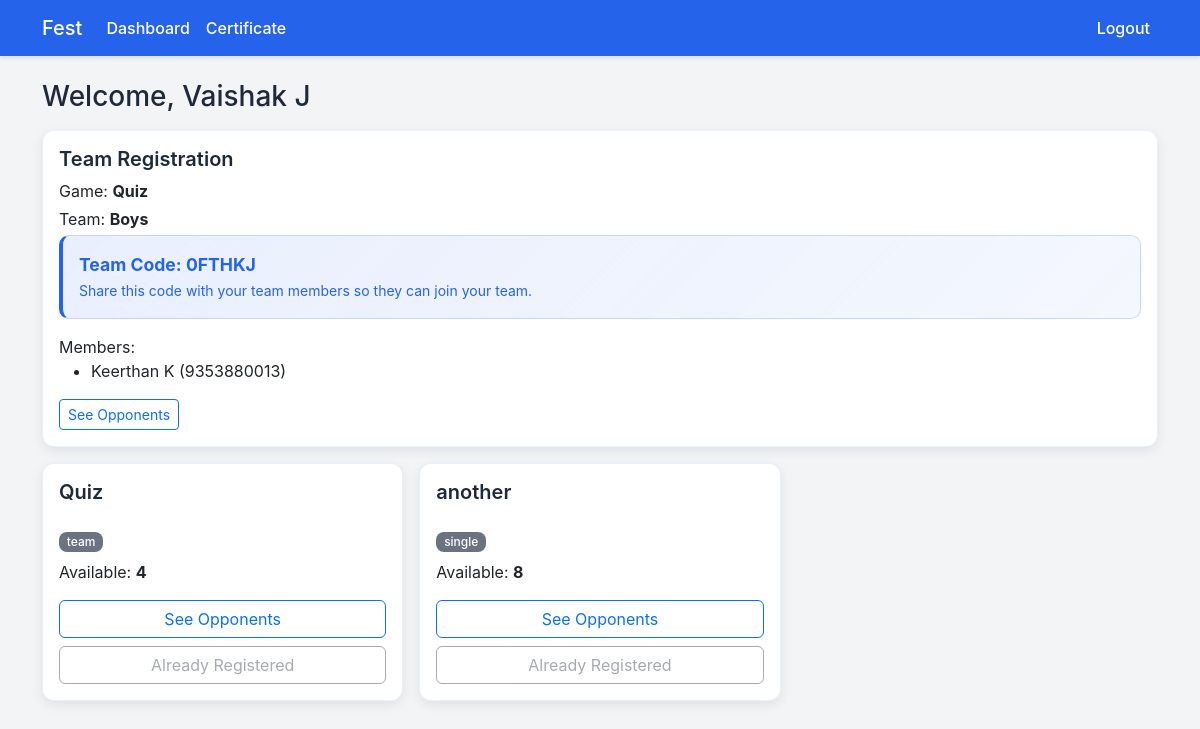
The app's page /dashboard (signed in) with its own data.
### tables this page shows
CREATE TABLE users (
                id INTEGER PRIMARY KEY AUTOINCREMENT,
                phone TEXT UNIQUE NOT NULL,
                password TEXT NOT NULL,
                name TEXT NOT NULL,
                game_id INTEGER,
                team_id INTEGER,
                is_admin INTEGER NOT NULL DEFAULT 0
            , class_section TEXT);

CREATE TABLE games (
                id INTEGER PRIMARY KEY AUTOINCREMENT,
                name TEXT NOT NULL,
                description TEXT,
                slots INTEGER NOT NULL,
                type TEXT NOT NULL CHECK(type IN ('single','team'))
            , team_size INTEGER);

CREATE TABLE teams (
                id INTEGER PRIMARY KEY AUTOINCREMENT,
                name TEXT NOT NULL,
                leader_user_id INTEGER NOT NULL,
                game_id INTEGER NOT NULL
            , team_code TEXT);

### event_app/app.py (the view)
    @app.route('/dashboard')
    def dashboard():
        user = fetch_current_user()
        if not user:
            return redirect(url_for('login'))
        games = g.db.execute('SELECT * FROM games ORDER BY id').fetchall()
        registration: Dict[str, Any] = {}
        if user['game_id']:
            game = g.db.execute('SELECT * FROM games WHERE id = ?', (user['game_id'],)).fetchone()
            if game['type'] == 'single':
                registration = {'type': 'single', 'game': game}
            else:
                team = g.db.execute('SELECT * FROM teams WHERE id = ?', (user['team_id'],)).fetchone()
                members = g.db.execute(
                    'SELECT u.* FROM team_members tm JOIN users u ON u.id = tm.user_id WHERE tm.team_id = ? ORDER BY u.name',
                    (team['id'],),
                ).fetchall()
                registration = {'type': 'team', 'game': game, 'team': team, 'members': members}
        games_with_slots: List[sqlite3.Row] = []
        for g_row in games:
            available = get_available_slots(g_row['id'])
            record = dict(g_row)
            record['available'] = available
            games_with_slots.append(record)  # type: ignore[arg-type]
        return render_template('dashboard.html', user=user, games=games_with_slots, registration=registration)

### event_app/app.py (called while the page is built)
def get_db():
    if USING_POSTGRES:
        import psycopg2
        from psycopg2.extras import RealDictCursor
        url = urlparse(DATABASE_URL)
        dbname = url.path[1:]
        user = url.username
        password = url.password
        host = url.hostname
        port = url.port
        conn = psycopg2.connect(
            dbname=dbname,
            user=user,
            password=password,
            host=host,
            port=port,
            cursor_factory=RealDictCursor
        )
        conn.autocommit = True
        return conn
    else:
        conn = sqlite3.connect(DATABASE_PATH)
        conn.row_factory = sqlite3.Row
        return conn

def fetch_current_user() -> Optional[sqlite3.Row]:
    user_id = session.get('user_id')
    if not user_id:
        return None
    row = g.db.execute('SELECT * FROM users WHERE id = ?', (user_id,)).fetchone()
    return row

def get_available_slots(game_id: int) -> int:
    game = g.db.execute('SELECT * FROM games WHERE id = ?', (game_id,)).fetchone()
    if not game:
        return 0
    if game['type'] == 'single':
        registered = g.db.execute('SELECT COUNT(1) FROM users WHERE game_id = ? AND (team_id IS NULL)', (game_id,)).fetchone()[0]
        return max(0, int(game['slots']) - int(registered))
    teams = g.db.execute('SELECT COUNT(1) FROM teams WHERE game_id = ?', (game_id,)).fetchone()[0]
    return max(0, int(game['slots']) - int(teams))

### event_app/templates/dashboard.html (shortened to what this page needs)
{% extends 'base.html' %}
{% block content %}
<h3 class="mb-3">Welcome, {{ user['name'] }}</h3>
{% if registration and registration.type == 'single' %}
  <div class="alert alert-info">You are registered for <strong>{{ registration.game.name }}</strong>.</div>
{% elif registration and registration.type == 'team' %}
  <div class="card mb-3 clear-box">
    <div class="card-body">
      <h5 class="card-title">Team Registration</h5>
      <p class="mb-1">Game: <strong>{{ registration.game.name }}</strong></p>
      <p class="mb-1">Team: <strong>{{ registration.team.name }}</strong></p>
      {% if registration.team.leader_user_id == user.id %}
        <div class="alert alert-info">
          <strong>Team Code: {{ registration.team.team_code }}</strong><br>
          <small>Share this code with your team members so they can join your team.</small>
        </div>
      {% endif %}
      <p class="mb-0">Members:</p>
      <ul class="mb-0">
        {% for m in registration.members %}
          <li>{{ m.name }} ({{ m.phone }})</li>
        {% endfor %}
      </ul>
      <div class="mt-3">
        <a href="{{ url_for('opponents') }}" class="btn btn-outline-primary btn-sm">See Opponents</a>
      </div>
    </div>
  </div>
{% endif %}
<div class="row g-3">
  {% for game in games %}
  <div class="col-md-6 col-lg-4">
    <div class="card h-100 clear-box">
      <div class="card-body d-flex flex-column">
        <h5 class="card-title">{{ game.name }}</h5>
        <p class="mb-2"><span class="badge bg-secondary">{{ game.type }}</span></p>
        <p class="mb-3">Available: <strong>{{ game.available }}</strong></p>
        {% if not registration and not user['is_admin'] %}
          {% if game.type == 'single' %}
            <form method="post" action="{{ url_for('register_single', game_id=game.id) }}" class="mt-auto" onsubmit="return confirm('Are you sure you want to register for this single event?');">
              <button class="btn btn-warning w-100" {% if game.available == 0 %}disabled{% endif %}>Register</button>
            </form>
          {% else %}
            <a href="{{ url_for('team_register', game_id=game.id) }}" class="btn btn-warning mt-auto {% if game.available == 0 %}disabled{% endif %}">Register Team</a>
          {% endif %}
        {% elif user['is_admin'] %}
          <button class="btn btn-outline-secondary mt-auto" disabled>Admin cannot register</button>
        {% else %}
          <div class="d-grid gap-2 mt-auto">
            <a href="{{ url_for('opponents') }}" class="btn btn-outline-primary">See Opponents</a>
            <button class="btn btn-outline-secondary" disabled>Already Registered</button>
          </div>
        {% endif %}
      </div>
    </div>
  </div>
  {% endfor %}
{% endblock %}

### event_app/static/css/style.css (style rules this page uses)
:root { --primary-blue: #2563EB; --primary-orange: #F97316; --light-gray: #F3F4F6; --dark-slate: #1E293B; --white: #FFFFFF; --success-green: #22C55E; --error-red: #EF4444; }
body { background: var(--light-gray); color: var(--dark-slate); font-family: -apple-system, BlinkMacSystemFont, 'Segoe UI', Roboto, sans-serif; }
.card { border: 0; box-shadow: 0 2px 8px rgba(0,0,0,0.08); border-radius: 12px; }
.card .card-title { font-weight: 600; color: var(--dark-slate); }
.clear-box { background: var(--white); border: 1px solid rgba(37, 99, 235, 0.1); border-radius: 12px; box-shadow: 0 2px 8px rgba(0,0,0,0.06); }
.badge { border-radius: 8px; font-weight: 500; }
.badge.bg-secondary { background-color: #6b7280 !important; }
.alert-info { background-color: rgba(37, 99, 235, 0.1); border-color: rgba(37, 99, 235, 0.2); color: var(--primary-blue); border-radius: 10px; }
.alert-info strong { color: var(--primary-blue); font-size: 1.1em; }
.alert-info { background: linear-gradient(135deg, rgba(37, 99, 235, 0.1), rgba(37, 99, 235, 0.05)); border-left: 4px solid var(--primary-blue); }
.clear-box { box-shadow: 0 4px 12px rgba(0,0,0,0.08); }
.btn:disabled { cursor: not-allowed; opacity: 0.6; }

### records on screen
users: name "Vaishak J"
games: game.name "Quiz", name "Quiz", type "team", available "4"
teams: team.name "Boys", team.team_code "0FTHKJ"
users: name "Keerthan K", phone "9353880013"
games: name "another", type "single", available "8"
